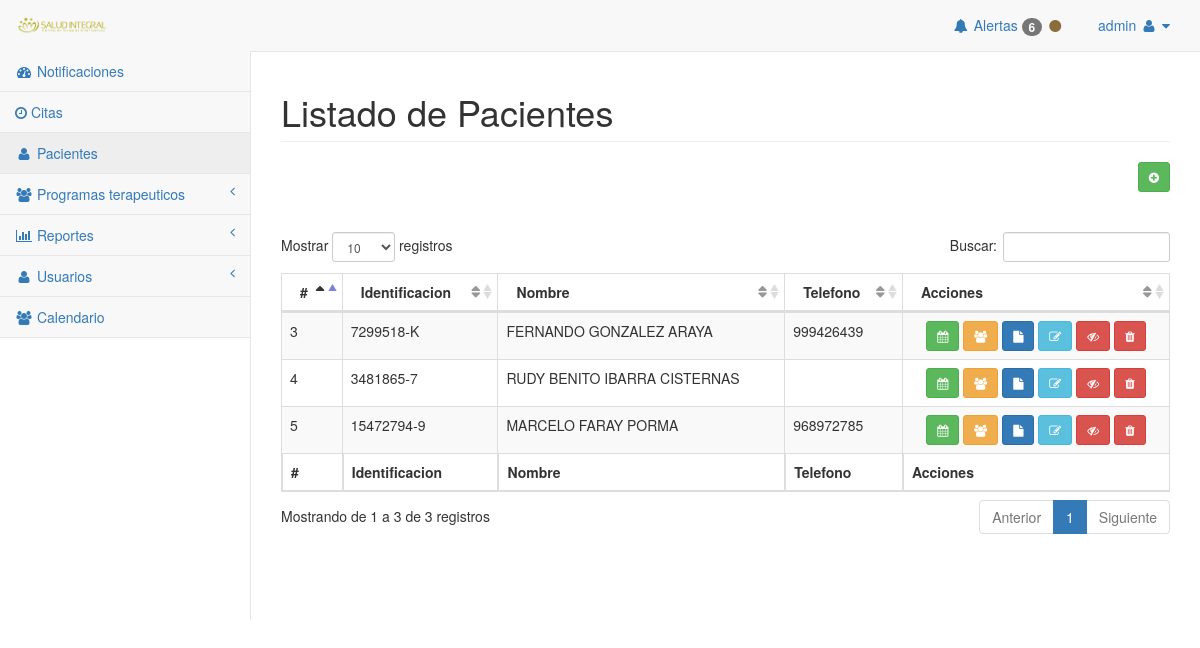
The app's page /pages/pacientes.php (signed in) with its own data.
### tables this page shows
CREATE TABLE `paciente` (
  `id_paciente` int(11) NOT NULL,
  `RUT` varchar(15) NOT NULL,
  `nombre` varchar(50) NOT NULL,
  `fijo` varchar(15) NOT NULL,
  `celular` varchar(15) NOT NULL,
  `email` varchar(50) NOT NULL,
  `direccion` varchar(200) NOT NULL,
  `clave` varchar(50) NOT NULL,
  `imagen_id_imagen` int(10) UNSIGNED DEFAULT NULL,
  `apellidop` varchar(50) NOT NULL,
  `apellidom` varchar(45) NOT NULL,
  `ficha_paciente_id_fp` int(11) NOT NULL,
  `estado_paciente` varchar(45) NOT NULL DEFAULT 'activo',
  `historico_id_historico` int(10) UNSIGNED DEFAULT NULL
);

### assets/class/admin/admin_data.php (called while the page is built, shortened)
<?php
	class Admin{
		public static function verificar_acciones_by_rol($bd, $id_accion, $id_rol){
	        $consulta = "SELECT id_accion FROM rol_accion WHERE id_rol = ? AND id_accion = ?";
	        try {
		        $comando = $bd->prepare($consulta);
	            $comando->execute(array($id_rol, $id_accion));
	            $row = $comando->fetch(PDO::FETCH_ASSOC);
	           	if($row["id_accion"])
	           		return true;
	           	else
	           		return false;
	        } catch (PDOException $e) {
	            return $e;
	        }
	    }
		public static function obtener_rol($bd, $hash){
			$consulta = "SELECT id_rol FROM admin WHERE hash = ?";
			try {
				$comando = $bd->prepare($consulta);
				$comando->execute(array($hash));
				$row = $comando->fetch(PDO::FETCH_ASSOC);
				if($row){
					return $row["id_rol"];
				}
			} catch (Exception $e) {
				echo $e;
				return false;
			}
		}
}

### assets/class/usuario/usuarios_data.php (called while the page is built, shortened)
<?php
	class pacientes{
		public static function obtener_lista_pacientes($bd){
			$consulta = "SELECT u.id_paciente, u.RUT, u.nombre, u.apellidop, u.apellidom, u.email, u.celular, u.id_paciente, estado_paciente FROM paciente u ORDER BY id_paciente DESC";
			try {
				$comando = $bd->prepare($consulta);
				$comando->execute();
	            $row = $comando->fetchAll(PDO::FETCH_ASSOC);
	            return $row;
			} catch (Exception $e) {
				echo $e;
				return false;
			}
		}
}

### pages/pacientes/lista_pacientes.php (the view, shortened to what this page needs)
<div class="col-12 px-5">
	<table width="100%" class="table table-striped table-bordered table-hover" id="dataTables-example">
        <thead>
            <tr>
                <th>#</th>
                <th>Identificacion</th>
                <th>Nombre</th>
                <th>Telefono</th>
                <th>Acciones</th>
            </tr>
        </thead>
        <tfoot>
            <tr>
                <th>#</th>
                <th>Identificacion</th>
                <th>Nombre</th>
                <th>Telefono</th>
                <th>Acciones</th>
            </tr>
        </tfoot>
        <tbody>
		<?php
			$datos = Pacientes::obtener_lista_pacientes($bd);
			$lista = "";
			foreach ($datos as $particulares) {
	            $des = "";
	            $hab = "";
                $disabled = "";
                if($particulares["estado_paciente"]==1){
                    $hab = "display:none";
                }
                else{
                    $des = "display:none";
                    $disabled = "disabled";
                }
				$lista .= ' <tr">
                            <td>'. strtoupper($particulares["id_paciente"]) .'</td>
                            <td>'. strtoupper($particulares["RUT"]) .'</td>
                            <td>'. strtoupper($particulares["nombre"] .' '. $particulares["apellidop"] .' '. $particulares["apellidom"]) .'</td>
                            <td>'. strtoupper($particulares["celular"]) .'</td>
                            <td class="center text-center pull-center" style="width: 30%">
                                <a class="btn btn-sm btn-success shared" href="agregar_citas.php?nueva=true&rut_paciente='.$particulares["RUT"].'" title="Agengar Cita" '.$disabled.'><i class="fa fa-calendar fa-bg" ></i></a>
                                <a class="btn btn-sm btn-warning shared" href="terapias.php?opcion=1&rut_paciente='.$particulares["RUT"].'" title="Programa Terapuetico" '.$disabled.'><i class="fa fa-group fa-bg" ></i></a>
                                <a class="btn btn-sm btn-primary shared" href="historia_medica_de_paciente.php?id='.  $particulares['id_paciente'] .'" title="Historia Medica" ><i class="fa fa-file" ></i></a>
                                <a class="btn btn-sm btn-info shared" href="agregar_usuario.php?accion=2&id='.  $particulares['id_paciente'] .'" title="Editar"><i class="fa fa-edit"></i></a>
                                <btn class="btn btn-sm btn-success button_on" cod="'.  $particulares['id_paciente'] .'" title="Habilitar" style="'. $hab .'"><i class="fa fa-eye"></i></btn>
                                <btn class="btn btn-sm btn-danger button_off" cod="'.  $particulares['id_paciente'] .'" title="Deshabilitar" style="'. $des .'"><i class="fa fa-eye-slash"></i></btn>
                                <a class="btn btn-sm btn-danger eliminar_cod" cod="'.$particulares['id_paciente'].'" data-toggle="modal" data-target="#modal_trash" href="#" title="eliminar"><i class="fa fa-trash"></i></a></small>
                            </td>
                        </tr>';
			}
			echo $lista;
		?>
        </tbody>
     </table>
</div>

### pages/pacientes.php (shortened to what this page needs)
<?php
require_once('../assets/bin/connection.php');
require_once("../assets/class/admin/admin_data.php");
require_once("../assets/class/usuario/usuarios_data.php");
$usuario  = "";
    if(isset($_SESSION["recuerdame_admin"])){
        $bd = connection::getInstance()->getDb();
        $hash = $_SESSION["recuerdame_admin"];
        $usuario = $_SESSION["buscahogar_admin"];
        $id_rol = Admin::obtener_rol($bd, $hash);
    }
    else{
        header("Location:../index.php");
    }
?>
<!DOCTYPE html>
<html lang="en">
<head>
    <link href="../vendor/bootstrap/css/bootstrap.min.css" rel="stylesheet">
    <link href="../vendor/metisMenu/metisMenu.min.css" rel="stylesheet">
    <link href="../dist/css/sb-admin-2.css" rel="stylesheet">
    <link href="../vendor/morrisjs/morris.css" rel="stylesheet">
    <link href="../vendor/font-awesome/css/font-awesome.min.css" rel="stylesheet" type="text/css">
    <link href="../vendor/datatables-plugins/dataTables.bootstrap.css" rel="stylesheet">
    <link href="../vendor/datatables-responsive/dataTables.responsive.css" rel="stylesheet">
    <link href="../dist/css/estilos.css" rel="stylesheet">
    <link href="../dist/css/preloader.css" rel="stylesheet">
</head>
<body>
    <div id="wrapper">
    <?php include_once("../assets/includes/menu.php") ?>
        <div id="page-wrapper">
            <div class="row">
                <div class="col-lg-12">
                    <h1 class="page-header">Listado de Pacientes</h1>
                </div>
                <div class="col-lg-12 text-right pull-right">
                   <a class="btn btn-sm btn-success shared" href="agregar_usuario.php?accion=1" title="Agregar"><i class="fa fa-plus-circle fa-bg"></i></a>
                </div>
            </div>
            <div class="row ">
        <br>
                <div class="col-lg-12 mx-4">
                <br>
                    <?php
                        include_once("pacientes/lista_pacientes.php") ;
                    ?>
                </div>
            </div>
        </div>
    </div>
</body>
</html>

### assets/includes/menu.php (shortened to what this page needs)
<nav class="navbar navbar-default navbar-static-top" role="navigation" style="margin-bottom: 0">
    <div class="navbar-header">
        <a class="navbar-brand" href="index.php"><img src="../dist/img/logo1.png" class="imgLogo"></a>
    </div>
    <ul class="nav navbar-top-links navbar-right">
        <li>
            <a class="nav-link dropdown-toggle mr-lg-2" id="alertsDropdown" href="#" data-toggle="dropdown" aria-haspopup="true" aria-expanded="false">
            <i class="fa fa-fw fa-bell"></i>
            <span class="d-lg-none">Alertas
              <span class="badge badge-pill badge-warning">6</span>
            </span>
            <span class="indicator text-warning d-none d-lg-block">
              <i class="fa fa-fw fa-circle"></i>
            </span>
            </a>
        </li>
        <li class="dropdown">
            <a class="dropdown-toggle" data-toggle="dropdown" href="#">
               <?php echo $usuario; ?> <i class="fa fa-user fa-fw"></i> <i class="fa fa-caret-down"></i>
            </a>
        </li>
    </ul>
    <div class="navbar-default sidebar" role="navigation">
        <div class="sidebar-nav navbar-collapse">
            <ul class="nav" id="side-menu">
                <li>
                    <a href="index.php"><i class="fa fa-dashboard fa-fw"></i> Notificaciones</a>
                </li>
                <?php if(Admin::verificar_acciones_by_rol($bd, 1, $id_rol)){ ?>
                <li>
                    <a href="citas.php?opcion=1"><i class="fa fa-clock-o"></i> Citas</a>
                </li>
                <?php } ?>
                <?php if(Admin::verificar_acciones_by_rol($bd, 2, $id_rol)){ ?>
                <li>
                    <a href="pacientes.php"><i class="fa fa-user fa-fw"></i> Pacientes</a>
                </li>
                <?php } ?>
                <?php if(Admin::verificar_acciones_by_rol($bd, 4, $id_rol)){ ?>
                <li>
                    <a href="terapias.php"><i class="fa fa-group fa-fw"></i> Programas terapeuticos<span class="fa arrow"></span></a>
                </li>
                <?php } ?>
                <?php if(Admin::verificar_acciones_by_rol($bd, 3, $id_rol)){ ?>
                <li>
                    <a href="terapias.php"><i class="fa fa-bar-chart-o fa-fw"></i> Reportes<span class="fa arrow"></span></a>
                </li>
                <?php } ?>
                <?php if(Admin::verificar_acciones_by_rol($bd, 5, $id_rol)){ ?>
                <li>
                    <a href="#"><i class="fa fa-user fa-fw"></i> Usuarios<span class="fa arrow"></span></a>
                </li>
                <?php } ?>
                <?php if(Admin::verificar_acciones_by_rol($bd, 7, $id_rol)){ ?>
                <li>
                    <a href="calendarios.php?opcion=2"><i class="fa fa-group fa-fw"></i> Calendario</a>
                </li>
                <?php } ?>
            </ul>
        </div>
    </div>
</nav>

### pages/pacientes.php (style rules this page uses)
.imgLogo { min-width: 70%; max-width: 100%; height: 100%; }

### records on screen
paciente: id_paciente "5", RUT "15472794-9", nombre+apellidop+apellidom "MARCELO FARAY PORMA", celular "968972785"
paciente: id_paciente "4", RUT "3481865-7", nombre+apellidop+apellidom "RUDY BENITO IBARRA CISTERNAS"
paciente: id_paciente "3", RUT "7299518-K", nombre+apellidop+apellidom "FERNANDO GONZALEZ ARAYA", celular "999426439"

### other values on screen
$usuario "admin"
